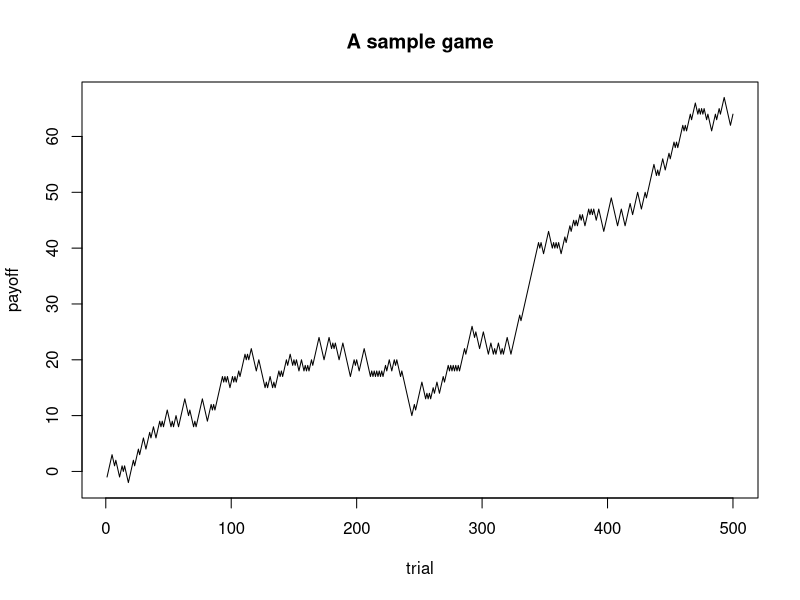

R code for this plot:
## ---- chunk 1
knitr::opts_chunk$set(echo = FALSE)
## ---- chunk 2
set.seed(12111842)
n_trials <- 500
outcomes <- cumsum(sample(c(-1, 1), n_trials, TRUE))
plot(
  seq(n_trials),
  outcomes,
  type = 'l',
  xlab = 'trial',
  ylab = 'payoff',
  main = 'A sample game'
)
payoff <- outcomes[n_trials]
cat('The person earned', payoff, 'rupees.', sep=' ')
## ---- chunk 3
n_trials <- 500
n_people <- 1000

gamble <- function(p) {
  cumsum(sample(x=c(-1, 1), size=n_trials, replace=TRUE))[n_trials]
}

payoffs <- unlist(lapply(seq(n_people), gamble), recursive = FALSE)
profits <- payoffs[payoffs > 0]

cat('Average profit was ', round(mean(profits), 2), ' rupees.', sep=' ')
## ---- chunk 4
cat('Average payoff was ', round(mean(payoffs), 2), ' rupees.', sep=' ')
## ---- chunk 5
starting_amount <- 1
gamble_v2 <- function(p) {
  min(cumsum(sample(
    x = c(-1, 1),
    size = n_trials,
    replace = TRUE
  ))) < starting_amount
}

bankrupt <-
  unlist(lapply(seq(n_people), gamble_v2), recursive = FALSE)
cat(length(bankrupt[bankrupt]),
    ' people will go bankrupt before the game ends.',
    sep = ' ')
